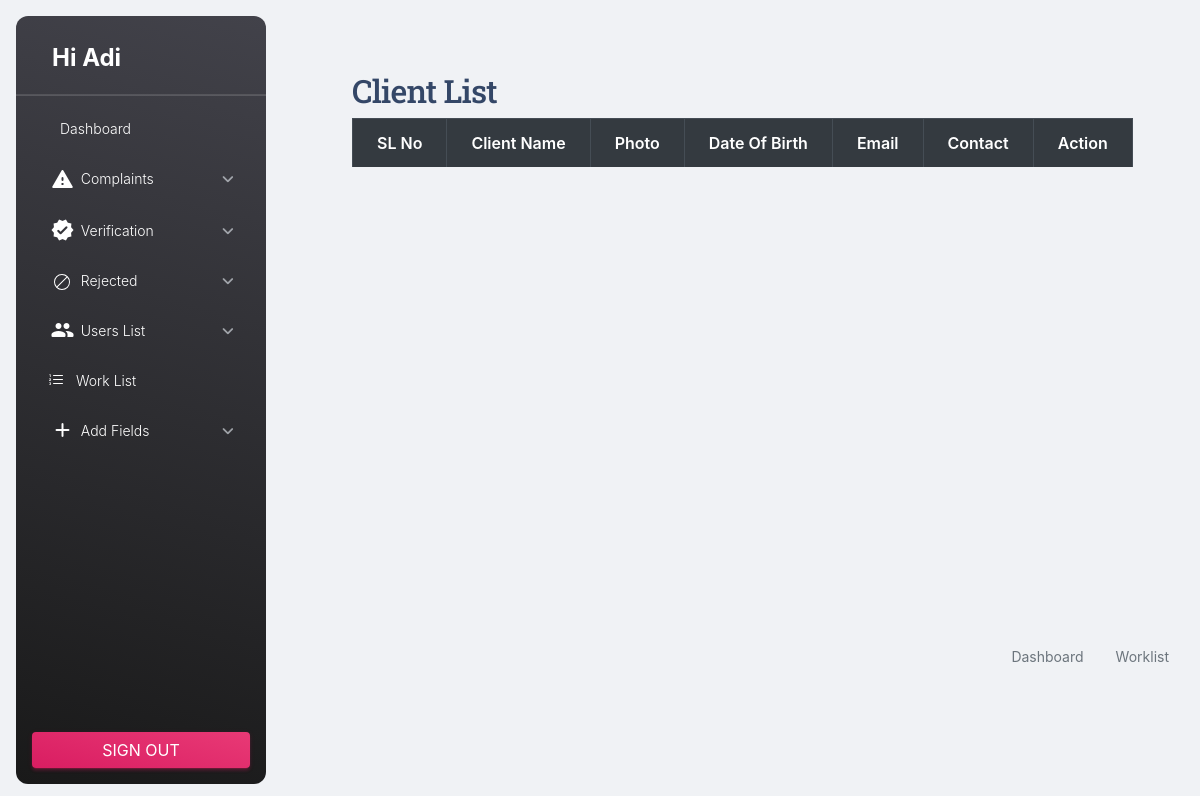
/Admin/UnClient.php (signed in), run on an earlier commit of the app's database.
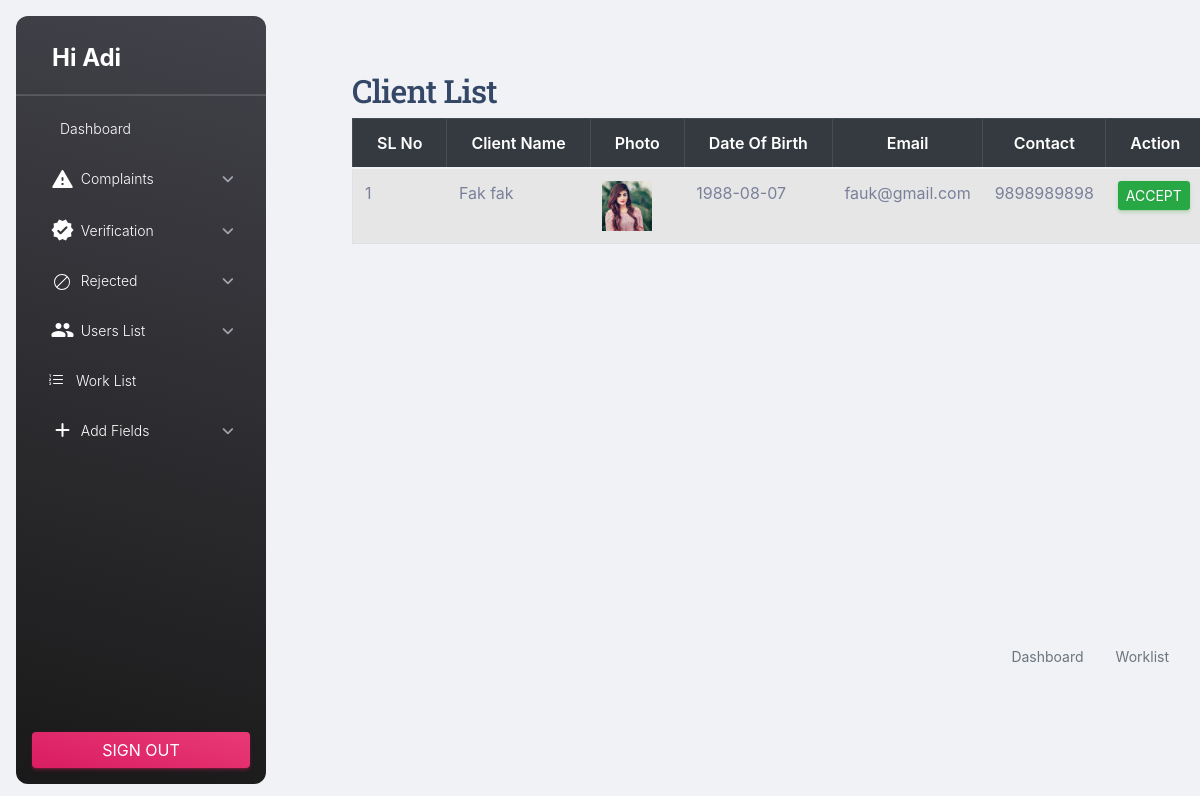
And on a later commit of the database.
### tables this page shows
CREATE TABLE `tbl_client` (
  `client_id` int(11) NOT NULL,
  `client_name` varchar(50) NOT NULL,
  `client_email` varchar(50) NOT NULL,
  `place_id` int(11) NOT NULL,
  `client_address` varchar(100) NOT NULL,
  `client_photo` varchar(50) NOT NULL,
  `client_proof` varchar(50) NOT NULL,
  `client_password` varchar(50) NOT NULL,
  `client_dob` varchar(50) NOT NULL,
  `client_contact` varchar(50) NOT NULL,
  `client_status` int(11) NOT NULL,
  `client_gender` varchar(50) NOT NULL
);

### Admin/UnClient.php (the view, shortened to what this page needs)
<?php
include('Header.php');
?>
<!DOCTYPE html PUBLIC "-//W3C//DTD XHTML 1.0 Transitional//EN" "http://www.w3.org/TR/xhtml1/DTD/xhtml1-transitional.dtd">
<html xmlns="http://www.w3.org/1999/xhtml">
<head>
<link rel="stylesheet" href="../Asset/Templates/Admin/assets/css/bootstrap.min.css">
</head>
<body>
  <div class="container mt-4">
  <h2> Client List</h2>
    <form id="frm_clientlist" name="frm_clientlist" method="post" action="">
      <table class="table table-bordered table-striped">
        <thead class="thead-dark">
          <tr>
            <th>SL No</th>
            <th>Client Name</th>
            <th>Photo</th>
            <th>Date of Birth</th>
            <th>Email</th>
            <th>Contact</th>
            <th>Action</th>
          </tr>
        </thead>
        <tbody>
          <?php
            $selqry = "SELECT * FROM tbl_client WHERE client_status='2'";
            $client = $con->query($selqry);
            $i = 0;
            while ($data = $client->fetch_assoc()) {
              $i++;
          ?>
          <tr>
            <td><?php echo $i ?></td>
            <td><?php echo $data['client_name'] ?></td>
            <td><img src="../Asset/Files/Client/Photo/<?php echo $data['client_photo'] ?>" class="profile-photo" alt="Profile Photo"/></td>
            <td><?php echo $data['client_dob'] ?></td>
            <td><?php echo $data['client_email'] ?></td>
            <td><?php echo $data['client_contact'] ?></td>
            <td> <a href="Clientverify.php?act=<?php echo $data['client_id'] ?>" class="btn btn-success btn-sm">Accept</a></td>
          </tr>
          <?php } ?>
        </tbody>
      </table>
    </form>
  </div>
</body>
<?php
include('Footer.php');
?>
</html>

What changed in the data, as far as the page shows it:
added tbl_client: client_name "Fak fak", client_photo (picture), client_dob "1988-08-07", client_email "fauk@gmail.com", client_contact "9898989898"
